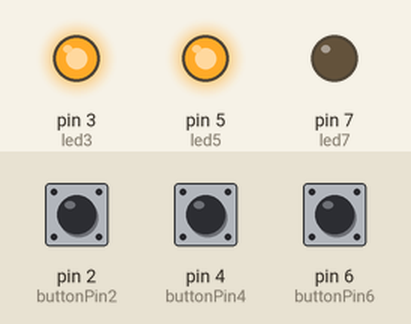
Recording of a sketch running on a simulated Arduino Leonardo, built with avr-gcc and run on an emulated ATmega32U4. Parts: output pins drawn as LEDs (lit = HIGH). The test bench sets the inputs (shaded band); at power-on: pin 2 (buttonPin2) HIGH, pin 6 (buttonPin6) HIGH, pin 4 (buttonPin4) HIGH. USB keyboard and mouse output is not drawn.

Above: at 1.7 s.
1.8 s: pin 2 (buttonPin2) pulled LOW for 0.15 s
At 2.48 s:
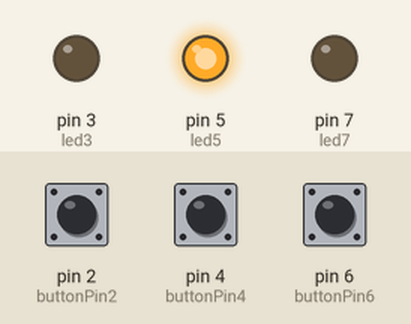
4.2 s: pin 6 (buttonPin6) pulled LOW for 1 s
At 5.2 s:
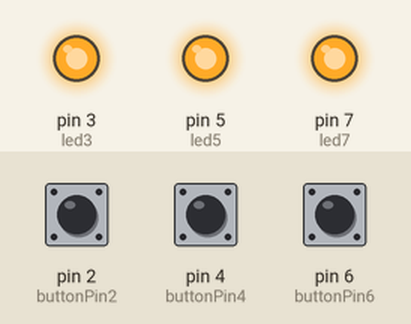
6.7 s: pin 4 (buttonPin4) pulled LOW for 0.15 s
At 7.38 s:
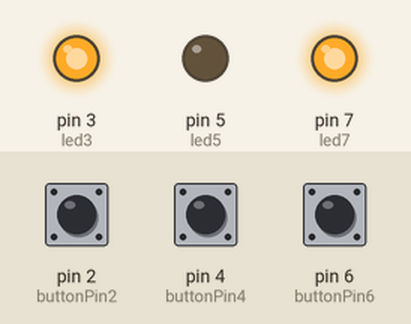
9.1 s: pin 2 (buttonPin2) pulled LOW for 1 s
At 11.7 s:
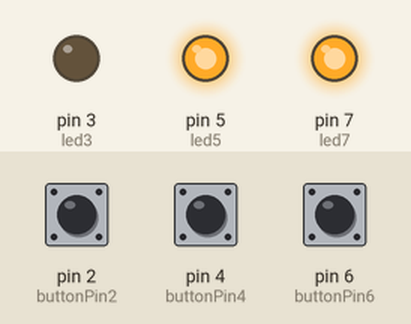
12.0 s: pin 4 (buttonPin4) pulled LOW for 1 s
At 14.2 s:
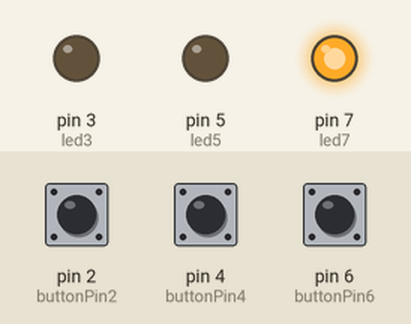
14.9 s: pin 4 (buttonPin4) pulled LOW for 3.2 s
At 19.3 s:
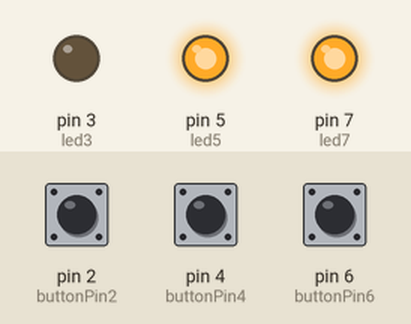
Timing chart, 0 to 20.8 s (numbered marks = the images above; inputs shaded):
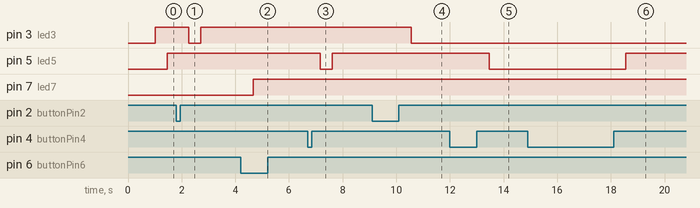

The sketch:

Teams_Control.ino
```cpp
#include "Keyboard.h"
int boutonP = 2;
const int buttonPin2 = 2;
const int buttonPin4 = 4;
const int buttonPin6 = 6;

const int led3 = 3;
const int led5 = 5;     // la broche 5 devient led
const int led7 = 7;
bool tmp2 = LOW;
bool tmp4 = LOW;
bool tmp6 = LOW;
bool tmpled3 = LOW;
bool tmpled5 = LOW;
bool tmpled7 = LOW;


String commandes[] = { "", "", "", "", "", "", "", "", "", "", "", "", "", "", "", "" };
String fr2en(String text) {
  int i = 0;
  String _en = " =qwertyuiopasdfghjkl;zxcvbnQWERTYUIOPASDFGHJKL:ZXCVBNm,./M<>?1234567890!@#$%^&*()",
         _fr = " =azertyuiopqsdfghjklmwxcvbnAZERTYUIOPQSDFGHJKLMWXCVBN,;:!?./ & \"'(- _  1234567890",
         str = "";
  while (text[i] != 0) {
    str = str + (String)_en[_fr.indexOf((String)text[i++])];
  }
  return str;
}
char fr2enC(char text) {
  int i = 0;
  String _en = " =qwertyuiopasdfghjkl;zxcvbnQWERTYUIOPASDFGHJKL:ZXCVBNm,./M<>?1234567890!@#$%^&*()";
  String fr = " =azertyuiopqsdfghjklmwxcvbnAZERTYUIOPQSDFGHJKLMWXCVBN,;:!?./ & \"'(- _  1234567890";
  char str = "";
  str = _en[fr.indexOf((String)text)];
  return str;
}
void setup() {
  Serial.begin(115200);
  Keyboard.begin();
  pinMode(buttonPin2, INPUT_PULLUP);
  pinMode(buttonPin4, INPUT_PULLUP);
  pinMode(buttonPin6, INPUT_PULLUP);

  pinMode(led3, OUTPUT);   // Initialise la broche 5 comme sortie
  pinMode(led5, OUTPUT);
  pinMode(led7, OUTPUT);
  digitalWrite(led3, LOW);  // éteint la LED
  digitalWrite(led5, LOW);
  digitalWrite(led7, LOW);
  delay(550);
}

void loop() {

  if (digitalRead(buttonPin2) != tmp2) { // détection changement état pin
    tmp2=digitalRead(buttonPin2);
    delay(150); // faut contat de l'interrupteur, ne pas relire valeur moment apppuie
    if (digitalRead(buttonPin2) == HIGH){
      Keyboard.press(KEY_LEFT_GUI);
      Keyboard.print(fr2en("r"));
      Keyboard.releaseAll();
      delay(200);
      Keyboard.println(fr2en("C:/Users/YOUR_PATH/Interaction_Teams/mute.exe"));
      tmpled3 = !tmpled3;
      digitalWrite(led3, tmpled3);  // inverse la led allumé-éteint
    }
  }


  if (digitalRead(buttonPin4) != tmp4) {
    tmp4=digitalRead(buttonPin4);
    delay(150); // faut contat de l'interrupteur, ne pas relire valeur moment apppuie
    if (digitalRead(buttonPin4)==HIGH){
      Keyboard.press(KEY_LEFT_GUI);
      Keyboard.print(fr2en("r"));
      Keyboard.releaseAll();
      delay(200);
      Keyboard.println(fr2en("C:/Users/YOUR_PATH/Interaction_Teams/video.exe"));
      tmpled5 = !tmpled5;
      digitalWrite(led5, tmpled5);  // inverse la led allumé-éteint
    }
  }

  if (digitalRead(buttonPin6) != tmp6) {
    tmp6=digitalRead(buttonPin6);
    delay(150); // faut contat de l'interrupteur, ne pas relire valeur moment apppuie
    if (digitalRead(buttonPin6)==LOW){
      Keyboard.press(KEY_LEFT_GUI);
      Keyboard.print(fr2en("r"));
      Keyboard.releaseAll();
      delay(200);
      Keyboard.println(fr2en("C:/Users/YOUR_PATH/Interaction_Teams/screen.exe"));
      tmpled7 = !tmpled7;
      digitalWrite(led7, tmpled7);  // inverse la led allumé-éteint
    }
  }

}
```

Measured:
- after the input at 1.8 s, pin 3 (led3): HIGH → LOW after 0.46 s, → HIGH 0.46 s later
- after the input at 4.2 s, pin 7 (led7): LOW → HIGH after 0.46 s
- after the input at 6.7 s, pin 5 (led5): HIGH → LOW after 0.46 s, → HIGH 0.46 s later
- after the input at 9.1 s, pin 3 (led3): HIGH → LOW after 1.5 s
- after the input at 12.0 s, pin 5 (led5): HIGH → LOW after 1.5 s
- after the input at 14.9 s, pin 5 (led5): LOW → HIGH after 3.7 s
